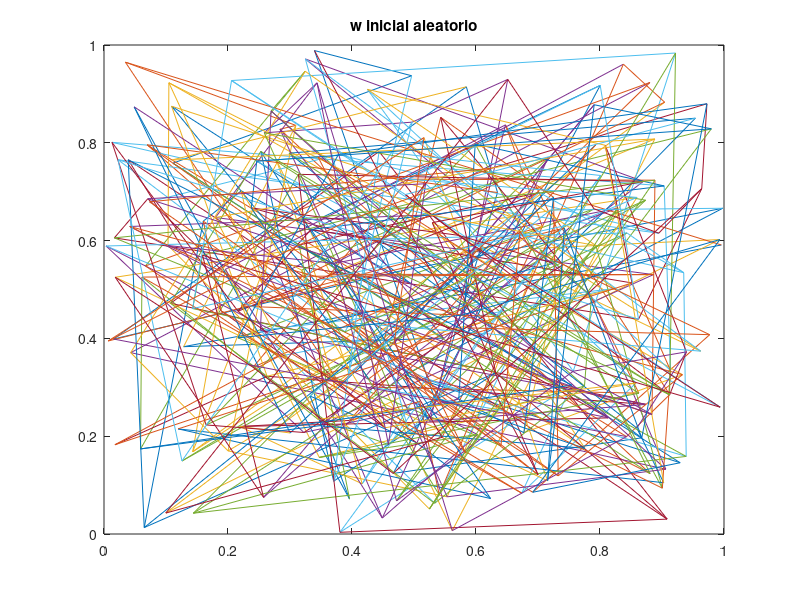

Source code (MATLAB): (Note: a time limit stopped this script after it produced the figure.)

% Hay que unir con lineas los pesos de las neuronas adyacentes
clear all;
clc;
N = 15; % numero de fias de neuronas
M = N*500; % cantidad de puntos
aprendizaje = 0.01;
sigma = N/2;
limite = 1e-3;
% limite = sigma - 1;

w = rand(N,N, 2);

% for i = 1:N
%     for j = 1:N
%         w(i,j,1) = ((i-1)/N)-0.4; 
%         w(i,j,2) = ((j-1)/N)-0.4;
%     end
% end

figure;
plot(w(:,:,1),w(:,:,2));
hold on;
plot(w(:,:,1)',w(:,:,2)');
title('w inicial aleatorio');
saveas( gcf, fullfile('ej2','inicial'), 'jpg' );

iteracion = 1;
while sigma > limite
    
    for k=1:M
        
        r = sqrt(rand);
        alfa = rand.*2*pi;
        x = r*cos(alfa);
        y = r*sin(alfa);
        actual = [x y];
        
%         figure(2);
%         plot(x,y, '.');
%         hold on;
        % obtengo el minimo
        min = Inf;
        for i = 1:size(w,1)
            for j = 1:size(w,2)
                peso_actual = [w(i,j,1) w(i,j,2)];
                aux = norm(peso_actual - actual);
                if aux < min
                    min = aux;
                    pos = [i j];
                end
            end 
        end
        
        % en base al minimo modifico la red
        for i = 1:size(w,1)
            for j = 1:size(w,2)
                peso_actual = [w(i,j,1) w(i,j,2)];
                pos_actual = [i j];
                vecindad = exp(-(norm(pos_actual-pos)^2)/(2*sigma^2));
                incremento = aprendizaje * vecindad * (actual-peso_actual);
                w(i,j,:) = peso_actual + incremento;
            end 
        end
        
    end
    
    figure;
    plot(w(:,:,1),w(:,:,2));
    hold on;
    plot(w(:,:,1)',w(:,:,2)');
    title(['sigma = ' num2str(sigma)]);
    saveas(gcf , fullfile('ej2',num2str(iteracion)), 'jpg');
    iteracion = iteracion + 1;
    
    sigma = sigma*0.9;
end

figure;
plot(w(:,:,1),w(:,:,2));
hold on;
plot(w(:,:,1)',w(:,:,2)');


if ~exist('data','dir')
    mkdir('data');
end

contador = 1;
continuar = true;

while continuar
    archivo = fullfile('data',['ej2_v' num2str(contador) '.mat']);
    if ~exist(archivo, 'file')
        continuar = false;        
    end
    contador = contador + 1;
end
save(archivo);
